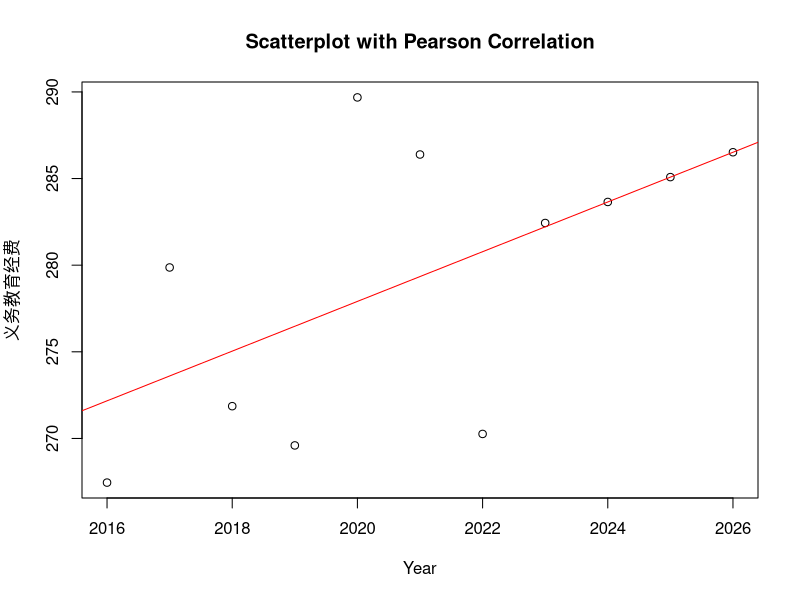

Reproduce this figure in R. (Note: this script raises an error after producing the figure.)
library(ggplot2)
data <- data.frame(
   yiwujiaoyu_jinfei = c(267.4522,
                                   279.8679,
                                   271.8626,
                                   269.5978,
                                   289.6829,
                                   286.3879,
                                   270.2604,
                                   282.4349,
                                   283.648811,
                                   285.083363,
                                   286.517915
                                   ),
    gaozhong_jinfei = c(91.5254,
                                 97.4366,
                                 92.5165,
                                 94.8163,
                                 103.3552,
                                 104.5238,
                                 103.4368,
                                 103.7186,
                                 107.482982,
                                 109.386723,
                                 111.290463
                            ),
    daxue_jinfei = c(112.5077,
                              115.7238,
                              120.6006,
                              127.4309,
                              114.9781,
                              122.4476,
                              120.7671,
                              125.1818,
                              125.688096,
                              126.962185,
                              128.236273
                              ),
    year = c(2016,
                      2017,
                      2018,
                      2019,
                      2020,
                      2021,
                      2022,
                      2023,
                      2024,
                      2025,
                      2026)
)

output_dir <- "d:/JianMoXiaosai/3/plot"  # 修改为希望保存图形的目录
if (!dir.exists(output_dir)) {
  dir.create(output_dir, recursive = TRUE)  # 如果目录不存在，则创建
}
plot(data$year, data$yiwujiaoyu_jinfei,
     main = "Scatterplot with Pearson Correlation",
     xlab = "Year", ylab = "义务教育经费")
abline(lm(data$yiwujiaoyu_jinfei ~ data$year), col = "red")



ggplot(data, aes(x = year, y = yiwujiaoyu_jinfei)) +
  geom_point() +
  geom_smooth(method = "lm", se = FALSE, color = "red") +
  labs(title = paste("Pearson r =", round(cor(r_yiwujiaoyu, data$yiwujiaoyu_jinfei), 3)))


p_original <- last_plot()
ggsave(file.path(output_dir, "yiwujiaoyu.png"), plot = p_original, width = 8, height = 6, dpi = 300)

plot(data$year, data$gaozhong_jinfei,
     main = "Scatterplot with Pearson Correlation",
     xlab = "Year", ylab = "高中经费")
abline(lm(data$gaozhong_jinfei ~ data$year), col = "red")



ggplot(data, aes(x = year, y = gaozhong_jinfei)) +
  geom_point() +
  geom_smooth(method = "lm", se = FALSE, color = "red") +
  labs(title = paste("Pearson r =", round(cor(data$gaozhong_jinfei, data$yiwujiaoyu_jinfei), 3)))


p_original <- last_plot()
ggsave(file.path(output_dir, "gaozhong.png"), plot = p_original, width = 8, height = 6, dpi = 300)

plot(data$year, data$daxue_jinfei,
     main = "Scatterplot with Pearson Correlation",
     xlab = "Year", ylab = "大学经费")
abline(lm(data$daxue_jinfei ~ data$year), col = "red")



ggplot(data, aes(x = year, y = gaozhong_jinfei)) +
  geom_point() +
  geom_smooth(method = "lm", se = FALSE, color = "red")
  labs(title = paste("daxue"))


p_original <- last_plot()
ggsave(file.path(output_dir, "daxue.png"), plot = p_original, width = 8, height = 6, dpi = 300)
